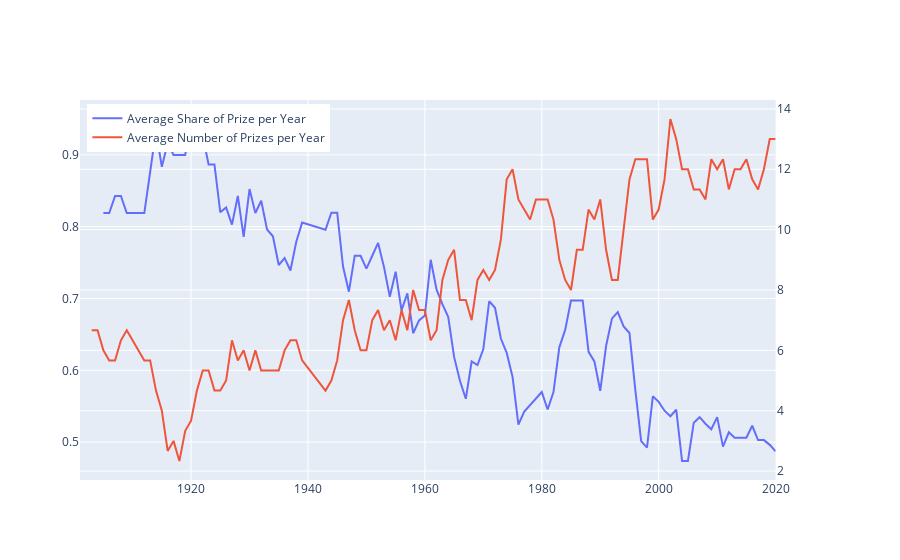

The notebook cell this image was saved under:
### Code cell
fig = make_subplots(specs=[[{"secondary_y": True}]])

fig.add_trace(go.Line(
    x=prize_share_per_year.index,
    y=prize_share_per_year["share_pct"].rolling(5).mean(),
    name="Average Share of Prize per Year"
    ), 
    secondary_y=False,)

fig.add_trace(go.Line(
    x=prize_per_year.year,
    y=prize_per_year["count"].rolling(3).mean(),
    name="Average Number of Prizes per Year"
    ), 
    secondary_y=True,)

fig.update_layout(
    legend=dict(
        yanchor="top",
        y=0.99,
        xanchor="left",
        x=0.01
    ))
fig.show()
